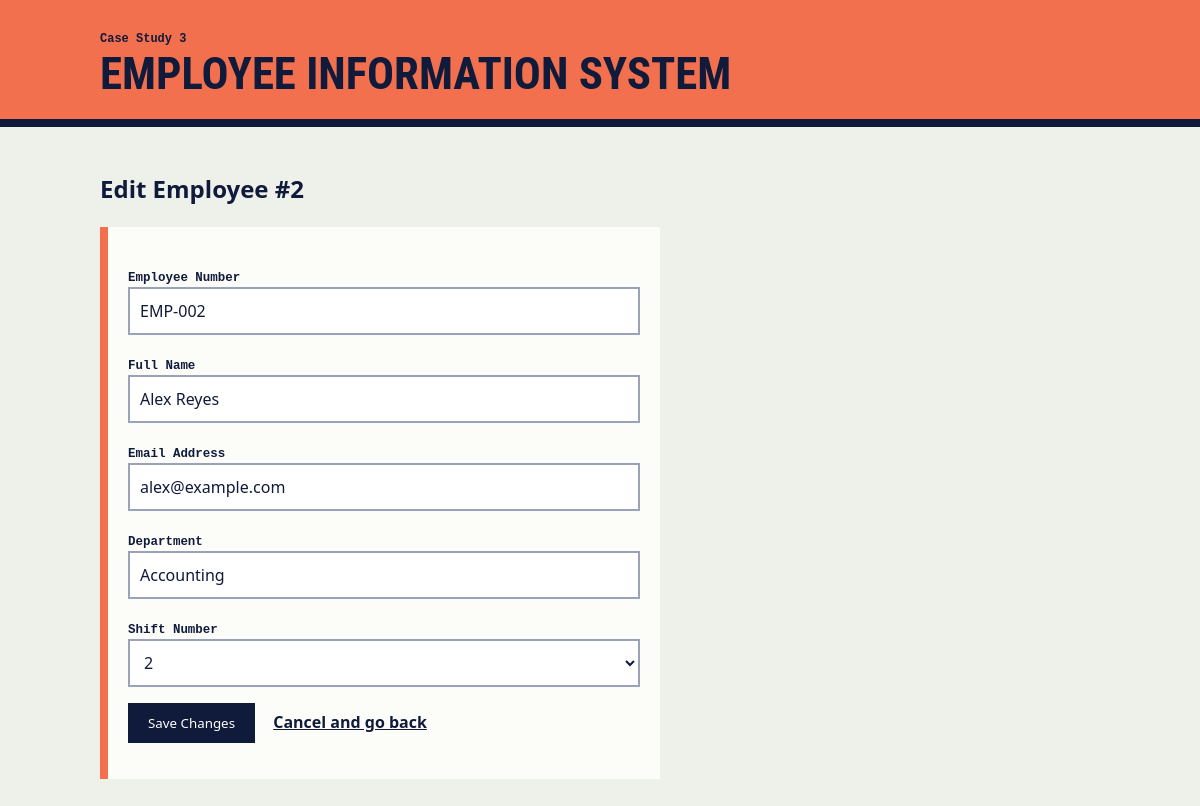
/employee-system/edit.php?id=2, run on the app's committed database.
### tables this page shows
CREATE TABLE employees (
    id INT AUTO_INCREMENT PRIMARY KEY,
    employee_number VARCHAR(30) NOT NULL,
    full_name VARCHAR(100) NOT NULL,
    email VARCHAR(100) NOT NULL,
    department VARCHAR(100) NOT NULL,
    shift_number INT NOT NULL
);

### employee-system/edit.php (the view, shortened to what this page needs)
<?php
require_once 'config.php';
function e($value): string
{
    return htmlspecialchars((string) $value, ENT_QUOTES, 'UTF-8');
}
$requested_id = $_SERVER['REQUEST_METHOD'] === 'POST' ? ($_POST['id'] ?? '') : ($_GET['id'] ?? '');
$id = filter_var($requested_id ?? '', FILTER_VALIDATE_INT, ['options' => ['min_range' => 1]]);
$record = false;
if ($id !== false) {
    $statement = $pdo->prepare('SELECT * FROM employees WHERE id = :id');
    $statement->execute([':id' => $id]);
    $record = $statement->fetch();
}
    ?>
<?php
$record_input = [
    'employee_number' => (string) $record['employee_number'],
    'full_name' => (string) $record['full_name'],
    'email' => (string) $record['email'],
    'department' => (string) $record['department'],
    'shift_number' => (string) $record['shift_number'],
];
?>
<!DOCTYPE html>
<html lang="en">
<head>
    <link rel="stylesheet" href="../assets/crud.css">
</head>
<body class="case-3">
<header>
    <p class="case-no">Case Study 3</p>
    <h1>Employee Information System</h1>
</header>
<main>
    <h2>Edit Employee #<?= e($id) ?></h2>
    <form method="post">
        <p>
            <label for="employee_number">Employee Number</label><br>
            <input type="text" id="employee_number" name="employee_number" maxlength="30" placeholder="e.g. EMP-001" value="<?= e($record_input['employee_number']) ?>" required>
        </p>
        <p>
            <label for="full_name">Full Name</label><br>
            <input type="text" id="full_name" name="full_name" maxlength="100" placeholder="e.g. Jordan Garcia" value="<?= e($record_input['full_name']) ?>" required>
        </p>
        <p>
            <label for="email">Email Address</label><br>
            <input type="email" id="email" name="email" maxlength="100" placeholder="e.g. jordan@example.com" value="<?= e($record_input['email']) ?>" required>
        </p>
        <p>
            <label for="department">Department</label><br>
            <input type="text" id="department" name="department" maxlength="100" placeholder="e.g. Customer Support" value="<?= e($record_input['department']) ?>" required>
        </p>
        <p>
            <label for="shift_number">Shift Number</label><br>
            <select id="shift_number" name="shift_number" required>
                <?php foreach (['1', '2', '3', '4'] as $option): ?>
                    <option value="<?= e($option) ?>" <?= $record_input['shift_number'] === $option ? 'selected' : '' ?>><?= e($option) ?></option>
                <?php endforeach; ?>
            </select>
        </p>
        <p>
            <button type="submit">Save Changes</button>
            <a href="index.php">Cancel and go back</a>
        </p>
    </form>
</main>
</body>
</html>

### assets/crud.css (style rules this page uses)
:root { --ink: #101a3a; --folder: #f4b223; }
.case-3 { --folder: #f2704e; }
* { box-sizing: border-box; }
body { margin: 0; font-family: "IBM Plex Sans", "Segoe UI", Arial, sans-serif; background: #eef0ea; color: var(--ink); line-height: 1.5; }
header { background: var(--folder); border-bottom: 8px solid var(--ink); padding: 18px max(16px, calc((100% - 1000px) / 2)) 22px; }
h1 { font-family: "Arial Narrow", "Roboto Condensed", Impact, sans-serif; font-size: clamp(1.8rem, 5vw, 2.8rem); text-transform: uppercase; line-height: 1.05; margin: 4px 0 0; }
.case-no { font: 600 .75rem Consolas, monospace; margin: 14px 0 0; }
main { max-width: 1032px; margin: 0 auto; padding: 24px 16px 60px; }
a { color: var(--ink); font-weight: 600; }
.button, button { display: inline-block; background: var(--ink); color: #fff; border: 0; padding: 11px 20px; font: 700 .95rem inherit; font-family: inherit; text-decoration: none; cursor: pointer; margin-right: 14px; }
form, dl { background: #fcfdf9; border-left: 8px solid var(--folder); padding: 20px; max-width: 560px; }
label, dt { font: 600 .78rem Consolas, monospace; }
input, select { width: 100%; padding: 10px; border: 2px solid #9aa2b8; font: inherit; background: #fff; color: var(--ink); }

### data on the page
employees: shift_number "2", employee_number "EMP-002", full_name "Alex Reyes", email "alex@example.com", department "Accounting"

### other printed values
form field shift_number "2"
